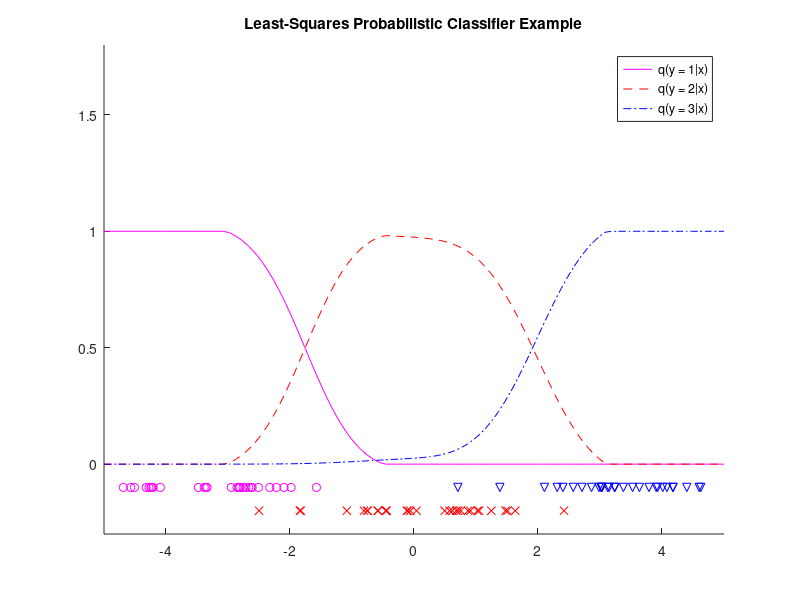

This chart was generated by the following MATLAB code:
%% Example 10.2 Least-Squares Probabilistic Classifier
%
% * *Result in book* : Figure 10.5
% * *Code in book* : Figure 10.6
% * *Output* : |eg10_2.png|
% * *Usage* : |eg10_2(), eg10_2(90, 3, 100)|
%
%% Source Code
function eg10_2(n, c, N)
    % init
    rng(0, 'v5uniform'); rng(0, 'v5normal');
    % recommended, use it in future instead of
    % rand('state', 0); randn('state', 0);
    if nargin < 3
        n = 90; c = 3; N = 100;
    end
	y = ones(n / c, 1) * (1 : c);
	y = y(:);
	x = randn(n / c, c) + repmat(linspace(-3, 3, c), n / c, 1);
	x = x(:);
	hh = 2 * 1 ^ 2; l = 0.1;
	X = linspace(-5, 5, N )';
	x2 = x .^ 2;
	X2 = X .^ 2;
	k = exp(-(repmat(x2, 1, n) + repmat(x2', n, 1) - 2 * (x * x')) / hh);
	K = exp(-(repmat(X2, 1, n) + repmat(x2', N, 1) - 2 * (X * x')) / hh);
	Kt = zeros(N, c);
	for yy = 1 : c
	    yk = (y == yy);
	    ky = k(:, yk);
	    ty = (ky' * ky + l * eye(sum(yk))) \ (ky' * yk);
	    Kt(:, yy) = max(0, K(:, yk) * ty);
	end

	ph = Kt ./ repmat(sum(Kt, 2), 1, c);

	figure('Name', 'Least-Squares Probabilistic Classifier Example');
    clf; hold on;
    title('Least-Squares Probabilistic Classifier Example');
    axis([-5 5 -0.3 1.8]);
    plot(X, ph(:, 1), 'm-');
    plot(X, ph(:, 2 ), 'r--');
    plot(X, ph(:, 3), 'b-.');
    plot(x(y == 1), -0.1 * ones(n / c, 1), 'mo');
    plot(x(y == 2), -0.2 * ones(n / c, 1), 'rx');
    plot(x(y == 3), -0.1 * ones(n / c, 1), 'bv');
    legend('q(y = 1|x)', 'q(y = 2|x)', 'q(y = 3|x)')
    saveas(gcf, 'eg10_2', 'png');
end